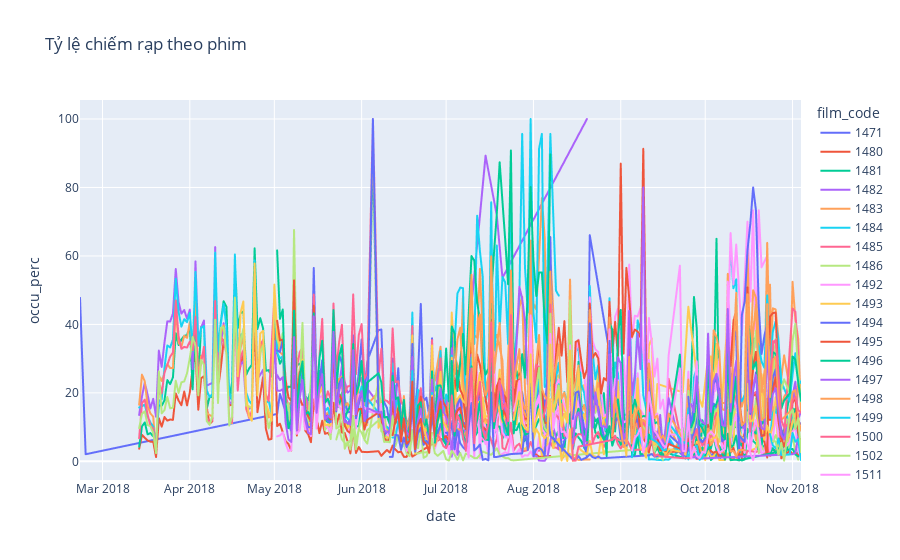

This figure's notebook cell:
### Code cell
fig = px.line(data_film, x='date', y='occu_perc', color='film_code', title='Tỷ lệ chiếm rạp theo phim')
fig.show()
